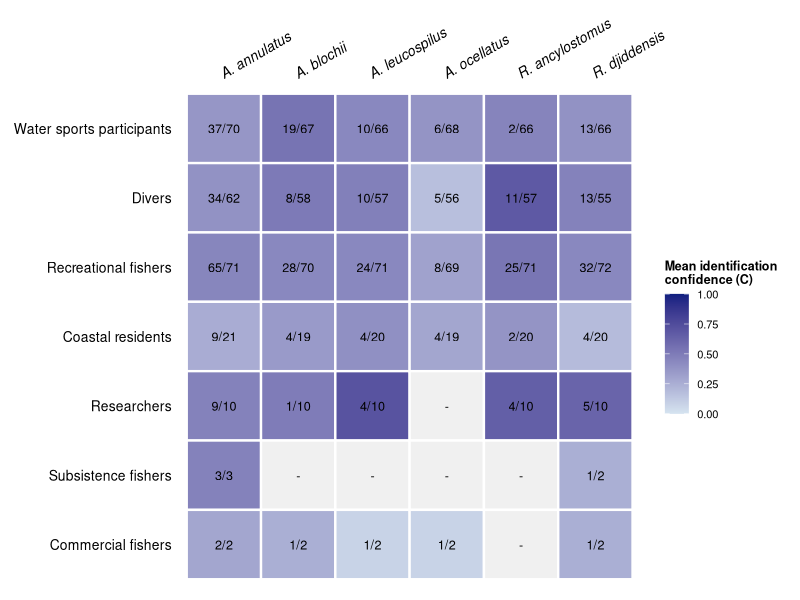
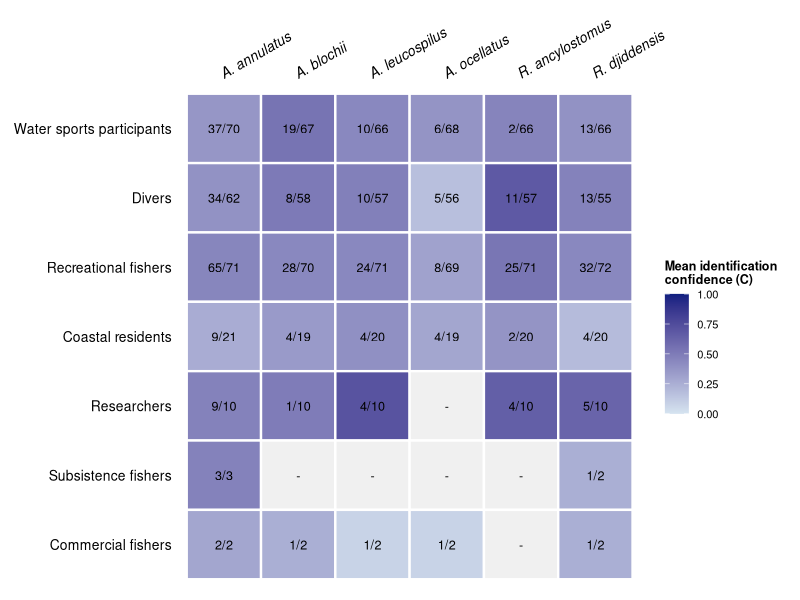

Write R code to recreate these figures, in order.
# ============================================================
# Figure: Species identification confidence (C) heatmap
# Mean C-values by user group and species
# ============================================================

library(ggplot2)
library(tidyr)
library(dplyr)

# ------------------------------------------------------------
# 1. DATA
# Structure: user group, then per species: n_recognised, n_answered, c_ave
# calculated in excel
# ------------------------------------------------------------
data <- data.frame(
  user_group = c("Water sports participants", "Divers", "Recreational fishers",
                 "Coastal residents", "Researchers",
                 "Subsistence fishers", "Commercial fishers"),

  lesser_n = c(37, 34, 65,  9,  9, 3, 2),
  lesser_N = c(70, 62, 71, 21, 10, 3, 2),
  lesser_c = c(0.37, 0.39, 0.45, 0.26, 0.47, 0.47, 0.29),

  blunt_n  = c(19,  8, 28,  4,  1, 0, 1),
  blunt_N  = c(67, 58, 70, 19, 10, 2, 2),
  blunt_c  = c(0.54, 0.51, 0.44, 0.35, 0.50, NA, 0.25),

  grey_n   = c(10, 10, 24,  4,  4, 0, 1),
  grey_N   = c(66, 57, 71, 20, 10, 2, 2),
  grey_c   = c(0.44, 0.48, 0.44, 0.40, 0.71, NA, 0.08),

  speck_n  = c( 6,  5,  8,  4,  0, 0, 1),
  speck_N  = c(68, 56, 69, 19, 10, 2, 2),
  speck_c  = c(0.38, 0.17, 0.31, 0.29, NA, NA, 0.08),

  bow_n    = c( 2, 11, 25,  2,  4, 0, 0),
  bow_N    = c(66, 57, 71, 20, 10, 2, 2),
  bow_c    = c(0.46, 0.68, 0.53, 0.38, 0.65, NA, NA),

  wedge_n  = c(13, 13, 32,  4,  5, 1, 1),
  wedge_N  = c(66, 55, 72, 20, 10, 2, 2),
  wedge_c  = c(0.39, 0.47, 0.44, 0.19, 0.62, 0.25, 0.25),

  stringsAsFactors = FALSE
)

# ------------------------------------------------------------
# 2. RESHAPE TO LONG FORMAT
# ------------------------------------------------------------
species_list <- c("A. annulatus", "A. blochii", "A. leucospilus",
                   "A. ocellatus", "R. ancylostomus", "R. djiddensis")
prefix_list  <- c("lesser", "blunt", "grey", "speck", "bow", "wedge")

long <- bind_rows(lapply(seq_along(species_list), function(i) {
  sp  <- species_list[i]
  pre <- prefix_list[i]
  data.frame(
    user_group = data$user_group,
    species    = sp,
    c_ave      = data[[paste0(pre, "_c")]],
    n_rec      = data[[paste0(pre, "_n")]],
    n_ans      = data[[paste0(pre, "_N")]],
    stringsAsFactors = FALSE
  )
}))

long <- long %>%
  mutate(cell_label = ifelse(is.na(c_ave), "-", paste0(n_rec, "/", n_ans)))

long$species <- factor(long$species, levels = species_list)

group_order <- c("Water sports participants", "Divers", "Recreational fishers",
                  "Coastal residents", "Researchers",
                  "Subsistence fishers", "Commercial fishers")
long$user_group <- factor(long$user_group, levels = rev(group_order))

# ------------------------------------------------------------
# 3. PLOT
# ------------------------------------------------------------
p <- ggplot(long, aes(x = species, y = user_group, fill = c_ave)) +
  geom_tile(color = "white", linewidth = 0.8) +
  geom_text(aes(label = cell_label), size = 3.2, color = "black") +
  scale_fill_gradient(
    low      = "#D6E4F0",
    high     = "#0F2080",
    na.value = "#F0F0F0",
    name     = "Mean identification\nconfidence (C)",
    limits   = c(0, 1),
    breaks   = c(0, 0.25, 0.50, 0.75, 1.0),
    labels   = c("0.00", "0.25", "0.50", "0.75", "1.00")
  ) +
  scale_x_discrete(position = "top") +
  labs(x = NULL, y = NULL) +
  theme_minimal(base_size = 12) +
  theme(
    text         = element_text(color = "black"),
    axis.text.x  = element_text(face = "italic", size = 10, angle = 30,
                                 hjust = 0, vjust = 0.02, color = "black"),
    axis.text.y  = element_text(size = 10, color = "black"),
    panel.grid   = element_blank(),
    legend.position = "right",
    legend.title = element_text(size = 9, face = "bold", color = "black"),
    legend.text  = element_text(size = 8, color = "black"),
    plot.margin  = margin(10, 10, 10, 10)
  )

# ------------------------------------------------------------
# 4. EXPORT
# ------------------------------------------------------------
ggsave("figures/confidence_heatmap.png", plot = p, width = 9, height = 5, dpi = 600)
ggsave("figures/confidence_heatmap.pdf", plot = p, width = 9, height = 5)

message("Done — confidence_heatmap.png/.pdf saved")
